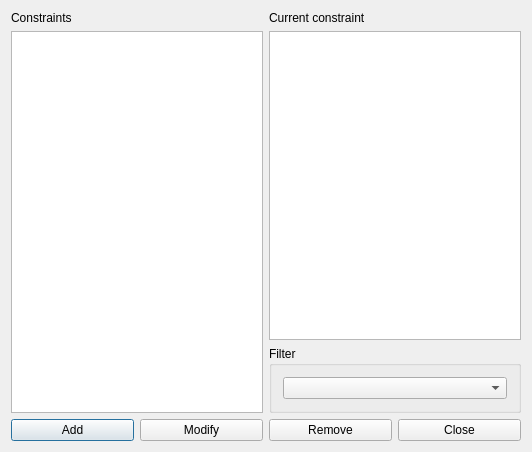
<?xml version="1.0" encoding="UTF-8"?>
<ui version="4.0">
 <class>ConstraintStudentsSetMaxAfternoonsPerWeekForm_template</class>
 <widget class="QDialog" name="ConstraintStudentsSetMaxAfternoonsPerWeekForm_template">
  <property name="geometry">
   <rect>
    <x>0</x>
    <y>0</y>
    <width>532</width>
    <height>452</height>
   </rect>
  </property>
  <property name="windowTitle">
   <string extracomment="This is the title of the dialog to see the list of all constraints of this type">Constraints students set max afternoons per week</string>
  </property>
  <layout class="QGridLayout" name="gridLayout_2">
   <item row="1" column="1">
    <widget class="QGroupBox" name="filterGroupBox">
     <property name="title">
      <string>Filter</string>
     </property>
     <layout class="QGridLayout" name="gridLayout">
      <item row="0" column="0">
       <widget class="QComboBox" name="studentsComboBox"/>
      </item>
     </layout>
    </widget>
   </item>
   <item row="0" column="0" rowspan="2">
    <layout class="QVBoxLayout" name="verticalLayout">
     <item>
      <widget class="QLabel" name="constraintsTextLabel">
       <property name="frameShape">
        <enum>QFrame::NoFrame</enum>
       </property>
       <property name="frameShadow">
        <enum>QFrame::Plain</enum>
       </property>
       <property name="text">
        <string>Constraints</string>
       </property>
       <property name="wordWrap">
        <bool>false</bool>
       </property>
      </widget>
     </item>
     <item>
      <widget class="QListWidget" name="constraintsListWidget"/>
     </item>
    </layout>
   </item>
   <item row="2" column="0" colspan="2">
    <layout class="QHBoxLayout" name="horizontalLayout">
     <item>
      <widget class="QPushButton" name="addConstraintPushButton">
       <property name="text">
        <string>Add</string>
       </property>
      </widget>
     </item>
     <item>
      <widget class="QPushButton" name="modifyConstraintPushButton">
       <property name="text">
        <string>Modify</string>
       </property>
      </widget>
     </item>
     <item>
      <widget class="QPushButton" name="removeConstraintPushButton">
       <property name="text">
        <string>Remove</string>
       </property>
      </widget>
     </item>
     <item>
      <widget class="QPushButton" name="closePushButton">
       <property name="text">
        <string>Close</string>
       </property>
      </widget>
     </item>
    </layout>
   </item>
   <item row="0" column="1">
    <layout class="QVBoxLayout" name="verticalLayout_2">
     <item>
      <widget class="QLabel" name="currentConstraintTextLabel">
       <property name="text">
        <string>Current constraint</string>
       </property>
       <property name="wordWrap">
        <bool>false</bool>
       </property>
      </widget>
     </item>
     <item>
      <widget class="QPlainTextEdit" name="currentConstraintTextEdit"/>
     </item>
    </layout>
   </item>
  </layout>
 </widget>
 <layoutdefault spacing="6" margin="11"/>
 <resources/>
 <connections/>
</ui>
